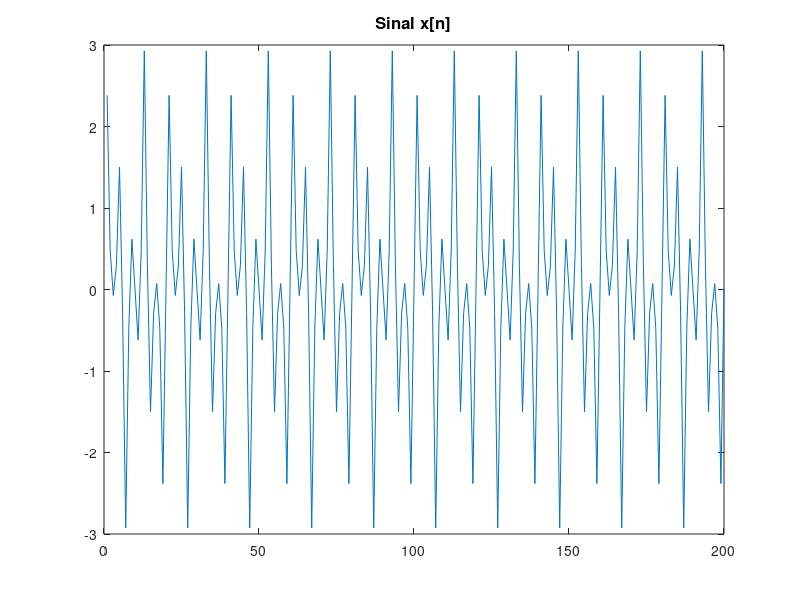
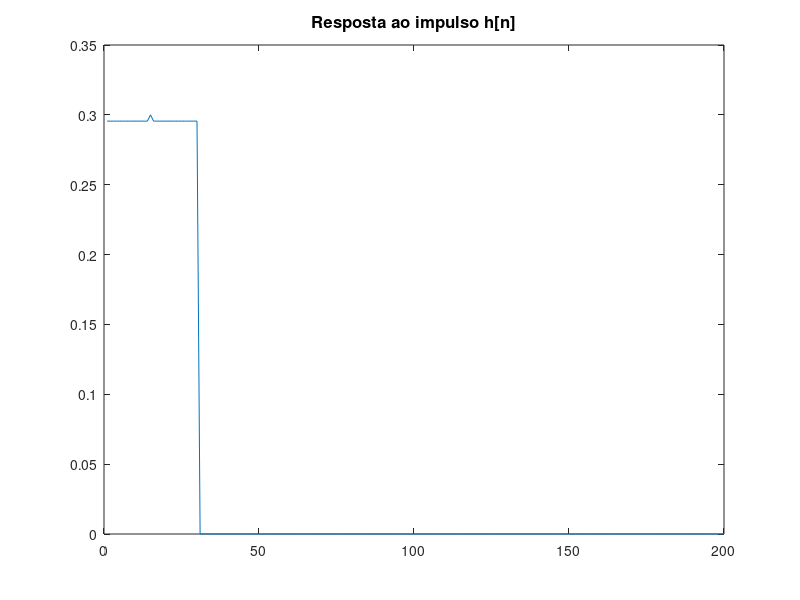
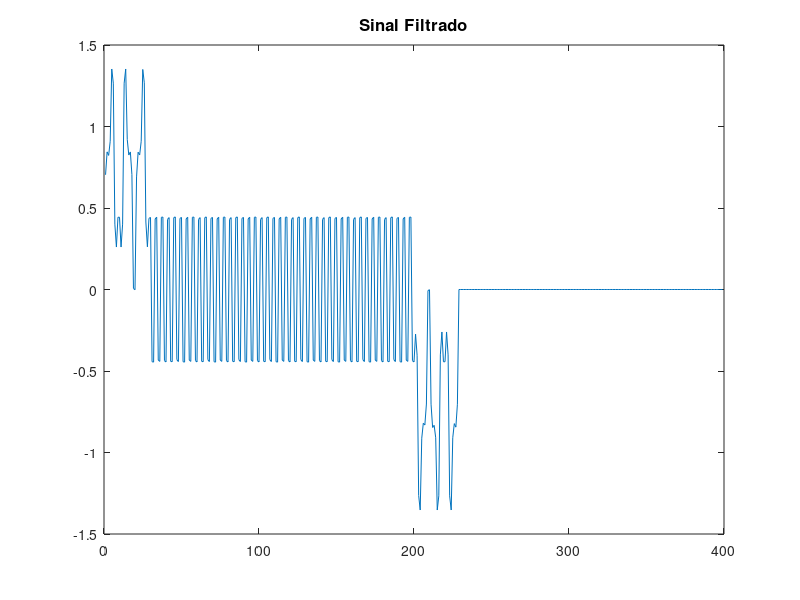

MATLAB code to generate these figures, in order:

%Gerando os valores de n:
n = 1:200;

%Gerando sinal x[n]:
x = sin(0.2*pi*n) + 1.5*sin(0.5*pi*n) + 0.5*sin(0.8*pi*n);
plot(x);
title('Sinal x[n]', 'FontSize', 12, 'FontWeight', 'bold')


%Gerando resposta ao impulso h[n]:
figure;
h = zeros(1, length(n)); 
for i=n
    if i>=0 && i<=30 && i~=15
        h(i) = sin(0.3*pi*(i-15)/(pi*(i-15)));
    elseif i==15
        h(i) = 0.3;
    end
end
plot(h);
title('Resposta ao impulso h[n]', 'FontSize', 12, 'FontWeight', 'bold');

%Filtrando o sinal (convolução):
figure();
filterSignal = conv(x,h);
plot(filterSignal);
title('Sinal Filtrado', 'FontSize', 12, 'FontWeight', 'bold')







